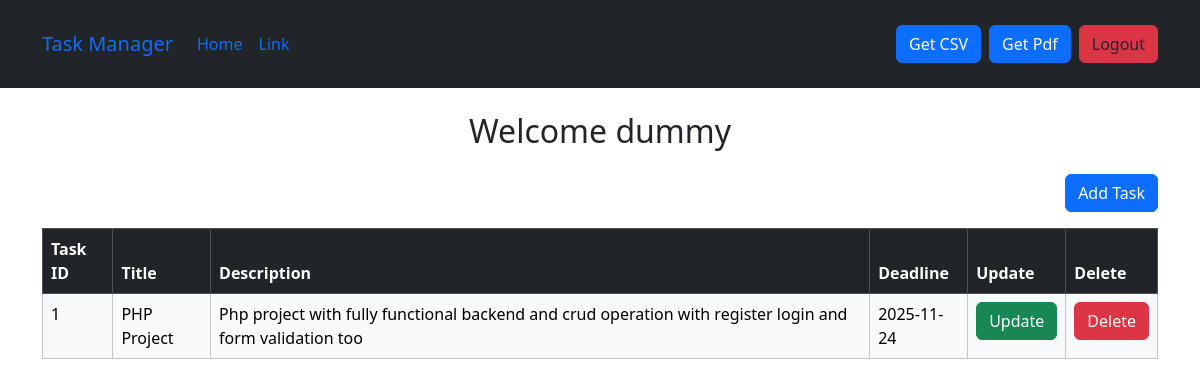
Screenshot of /home.php (signed in) with the database file from the repository.
### tables this page shows
CREATE TABLE `tasks` (
  `t_id` int(11) NOT NULL,
  `user_id` int(11) DEFAULT NULL,
  `task_title` varchar(40) DEFAULT NULL,
  `task_desc` varchar(150) DEFAULT NULL,
  `task_deadline` date DEFAULT NULL
);

### home.php (the view, shortened to what this page needs)
<?php
include 'db.php';
$user_id = $_SESSION["u_id"];
$stmt = $conn->prepare("select t_id, task_title, task_desc, task_deadline from tasks where user_id = ?");
$stmt->bind_param("i",$user_id);
$stmt->execute();
$result = $stmt->get_result();
?>
<!doctype html>
<html lang="en">
    <head>
        <link
            href="https://cdn.jsdelivr.net/npm/bootstrap@5.3.2/dist/css/bootstrap.min.css"
            rel="stylesheet"
        />
    </head>
    <body>
        <header>
             <nav
                class="navbar navbar-expand-sm navbar-light bg-dark p-4"
             >
                <div class="container">
                    <a class="navbar-brand text-primary" href="#">Task Manager</a>
                    <div class="collapse navbar-collapse" id="collapsibleNavId">
                        <ul class="navbar-nav me-auto mt-2 mt-lg-0">
                            <li class="nav-item">
                                <a class="nav-link active text-primary" href="#" aria-current="page"
                                    >Home
                                    <span class="visually-hidden">(current)</span></a
                                >
                            </li>
                            <li class="nav-item ">
                                <a class="nav-link text-primary" href="#">Link</a>
                            </li>
                        </ul>
                        <a
                            name=""
                            id=""
                            class="btn btn-primary"
                            href="csv.php"
                            role="button"
                            >Get CSV</a
                        >
                        <a
                            name=""
                            id=""
                            class="btn btn-primary mx-2"
                            href="pdf.php"
                            role="button"
                            >Get Pdf</a
                        >
                        <a
                            name=""
                            id=""
                            class="btn btn-danger text-dark"
                            href="logout.php"
                            role="button"
                            >Logout</a
                        >
                    </div>
                </div>
             </nav>
        </header>
        <main>
        <div
            class="container"
        >
            <h2 class="p-2 my-3 text-dark text-center">Welcome <?php echo $_SESSION["username"] ?></h2>
        </div>
        <div
            class="container text-right my-3 d-flex flex-row-reverse"
        >
            <button
                type="button"
                class="btn btn-primary"
                data-bs-toggle="modal"
                data-bs-target="#modalId"
            >
                Add Task
            </button>
        </div>
        <div
            class="container"
        >
        <div
            class="table-responsive"
        >
            <table
                class="table table-light table-bordered"
            >
                <thead class="table-dark">
                    <tr>
                        <th scope="col">Task ID</th>
                        <th scope="col">Title</th>
                        <th scope="col">Description</th>
                        <th scope="col">Deadline</th>
                        <th scope="col">Update</th>
                        <th scope="col">Delete</th>
                    </tr>
                </thead>
                <tbody>
                    <?php while ($row = $result->fetch_assoc()) { ?>
                    <tr class="">
                        <td scope="row"><?php echo $row['t_id'] ?></td>
                        <td><?php echo $row['task_title'] ?></td>
                        <td><?php echo $row['task_desc'] ?></td>
                        <td><?php echo $row['task_deadline'] ?></td>
                        <td><a
                            name=""
                            id=""
                            class="btn btn-success"
                            href="./crud/update.php?id=<?php echo $row['t_id']; ?>"
                            role="button"
                            >Update</a
                        >
                        </td>
                        <td><a
                            name=""
                            id=""
                            class="btn btn-danger"
                            href="./crud/delete.php?id=<?php echo $row['t_id'];?>"
                            role="button"
                            >Delete</a
                        >
                        </td>
                    </tr>
                    <?php }?>
                </tbody>
            </table>
        </div>
        </div>
        </main>
    </body>
</html>

### rows the page displays
tasks: t_id "1", task_title "PHP Project", task_desc "Php project with fully functional backend and crud operation with register login and form validation too", task_deadline "2025-11-24"

### other values shown
$_SESSION["username"] "dummy"
